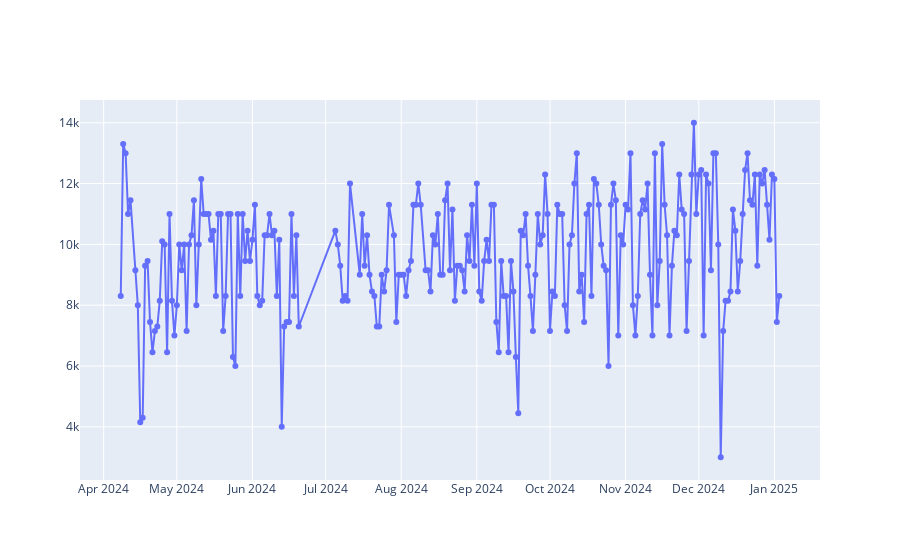

Notebook code for this chart:
### Markdown cell above
## With Graph Objects

### Code cell
# Generate example data
x = df_filtered['Date']
y = df_filtered['Wake up']

# Create interactive figure
fig = go.Figure()

fig.add_trace(go.Scatter(
    x=x, y=y,
    mode='lines+markers',
    marker=dict(size=6),
    name="Wake up",
    hoverinfo="x+y"  # Display X and Y on hover
))

# Show the figure
fig.show()

### Figure 1 — Plotly figure (JSON) as saved in the notebook; plotly's stock layout.template omitted (floating-point values rounded to 4 significant figures; data arrays with more than 128 entries replaced by an {"elided": "..."} marker saying what was removed)
{"data": [{"hoverinfo": "x+y", "marker": {"size": 6}, "mode": "lines+markers", "name": "Wake up", "type": "scatter", "x": {"elided": "251 str values"}, "y": {"elided": "251 int values"}}], "layout": {}}
